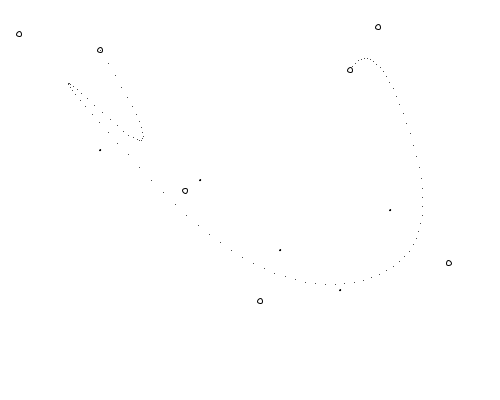
Frame 1 (no input)
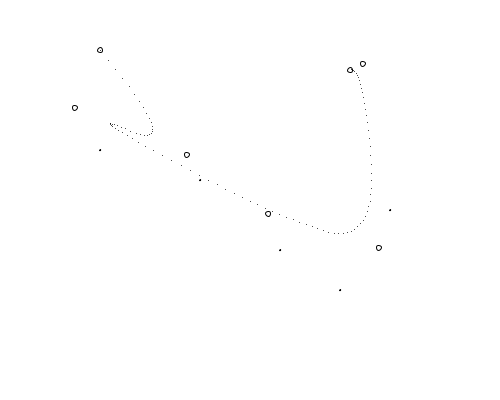
Frame 60 (the mouse pressed at the canvas centre just before this capture)
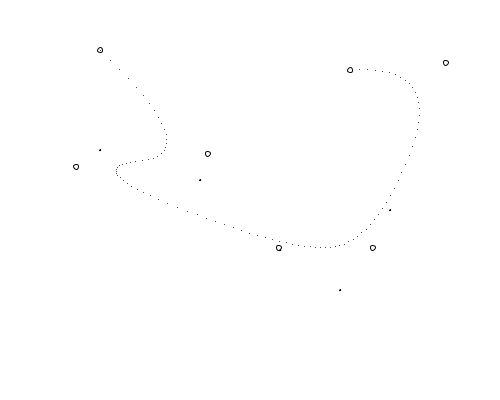
Frame 120 (the mouse held since frame 60 and released just before this capture)

The Processing sketch that drew these frames (run headless with seeded random() and noise(); from frame 60 on, the mouse is pressed at the canvas centre):

// Processing sketch: processing_121712
// ── processing_121712.pde

int noofparticles=5;
float omega=1.5;

PVector[] Data;
Bspline_class newbspline;

Position gbest;
float c1=1;
float c2=1.5;
int iter=1;
Particlenew[] particles;

int n=6;
int k=3;
int m=7;

void setup()
{
  size(500,400);
  smooth();
  frameRate(300);
  particles= new Particlenew[noofparticles];
 


    Data = new PVector[m];
//    float r=100;
//    for(int i =0;  i<=360 ;i++)
//    Data[i] = new PVector( 200+r*cos(i*PI/180),200+ r*sin(i*PI/180));
  Data[0]=new PVector(100,50);
  Data[1]=new PVector(100,150);
  Data[2]=new PVector(200,180);
  Data[3]=new PVector(280,250);
  Data[4]=new PVector(340,290);
  Data[5]=new PVector(390,210);
  Data[6]=new PVector(350,70);
  gbest =new Position(n,k,Data[0],Data[Data.length-1]);
   
  newbspline=new Bspline_class(n,k);  
  for(int i=0;i<noofparticles;i++)
    {
      particles[i]=new Particlenew(n,k,Data[0],Data[Data.length-1]);
    }
  for(int i=0;i<noofparticles;i++)
  {
    if(error(particles[i].pbest) <error(gbest))
    gbest.clone(particles[i].pbest);
  }
 
//   for(int i=0;i<noofparticles;i++)
//    {
//      for(int j=1;j<=(particles[i].position.cps.length-1)/2;j++)
//     {
//       particles[i].position.cps[j]=Data[j].get();
//       particles[i].position.cps[particles[i].position.cps.length-1-j]=Data[Data.length-1-j].get();
//     }
//     
//    }
 
  
}

void draw()
{  
  background(255);
   
  
   if( iter<=20000)
  {
    newbspline.definewith_cp(gbest.cps);
    newbspline.change_knots(gbest.knots);
    drawparticles();
    
    for(int i=0;i<noofparticles;i++)
    {
      particles[i].velocity.update_velocity(omega,c1,c2,gbest,particles[i].pbest,particles[i].position);
      particles[i].position.update_position(particles[i].velocity);
    }
    
     for(int i=0;i<noofparticles;i++)
    {
      if(error(particles[i].position)<error(particles[i].pbest))
      particles[i].pbest.clone(particles[i].position);
      
      if(error(particles[i].pbest)<error(gbest))
      gbest.clone(particles[i].pbest);
      
    }
    println(gbest.knots);
    println(error(gbest));
if(gbest.knots[k]<0.1)
gbest.cps[1]=gbest.cps[0];
if(gbest.knots[n]>0.99)
gbest.cps[gbest.cps.length-2]=gbest.cps[gbest.cps.length-1];
    iter++;
  }
 
}

void drawparticles()
{
  for(int i=0;i<m;i++)
  {
    ellipse(Data[i].x,Data[i].y,1,1);
  }
  for(int i=0;i<gbest.cps.length;i++)
  ellipse(gbest.cps[i].x,gbest.cps[i].y,5,5);

   for(float i=0;i<1-0.01;i=i+0.01)
  {
    PVector pnt1=newbspline.get_point(i);
    point(pnt1.x,pnt1.y);
  }


}



float error(Position pos)
{
  
  newbspline.definewith_cp(pos.cps);
  newbspline.change_knots(pos.knots);
  float Q=0; int count=0;
  for(float i=0; i<=1;i=i+(1/((float)m-1)))
  {
    PVector pt= newbspline.get_point(i);
    //Q=Q+dist(Data[count].x,Data[count].y,pt.x,pt.y);
    Q=Q+pow(Data[count].x-pt.x,2)+pow(Data[count].y-pt.y,2);
    count++;
  }
  Q=log(Q)/log(exp(1));
  Q=Q*m;
  Q=Q+(log(m)/log(exp(1)))*(k+n+1);
  //Q=Q+2*(k+n+1);
  return Q;
}






public class Bspline_class
{ 
   private int n=4;  //no of control points= n
   private int k=3;  //order of BSpline=k  NOTE: Degree p=k-1
   PVector[] cpal;     //arraylist of control points
   float[] knots;
    Bspline_class(int ncp,int ord)
   {
     n=ncp;
     k=ord;
     knots=new float[n+k+1];
     cpal= new PVector[n+1];
     // Knots definition
     for(int i=0;i<k;i++)
     {
       knots[i]=0;
       knots[n+k-i]=1;
     }
     for(int i=k;i<=n;i++)
     { 
       float N=(float) n;
       float K=(float) k;
       float I=(float) i;
       knots[i]= (1/(N-K+2)) *(I-K+1);
     }
     //
     
   } 
   
   
   public void definewith_cp(PVector [] arr)
   {
     
     for(int i=0;i<arr.length;i++)
     {
       
       cpal[i]= arr[i].get();
     }
     
   }
   
   public PVector get_point(float val)
   {
     int knotnode=0;
     for(int i=k;i<=n+1;i++)
     if(val< knots[i] && val>=knots[i-1])
     knotnode=i-1;
     if(val==1)
     knotnode=n;
     //println(knotnode);
     PVector [][] P= new PVector [n+1][k];
     //println(cpal);
     for(int i=0;i<n+1;i++)
     {
       P[i][0]=cpal[i].get();//??????????
       //println(P[i][0]+"   OK");
     }
     
     for(int j=1;j<k;j++)
     for(int i=knotnode-k+j+1;i<=knotnode;i++)
     {
       float rij=(val - knots[i])/(knots[i+k-j]-knots[i]);
       PVector temp1,temp2;
       temp1=P[i-1][j-1].get();
       temp2=P[i][j-1].get();
       temp1.mult(1-rij);
       temp2.mult(rij);
       temp1.add(temp2);
       P[i][j]=temp1.get();
       
       //println(P[i][j]+"   "+i+"  "+j); 
     }
     //cpal.clear();
     return P[knotnode][k-1];
   }
   
   void change_knots(float[] arr)
   {
     for(int i=k;i<=n;i++)
     knots[i]=arr[i];
   }
  
}
public class Particlenew
{
  Position position;
  Velocity velocity;
  Position pbest;
  
  Particlenew(int ncp, int k,PVector start,PVector end)
  {
    position=new Position(ncp,k,start,end);
    velocity= new Velocity(ncp,k);
    pbest=new Position(ncp,k,start,end);
  }
}
public class Position
{
  PVector [] cps;
  float [] knots;
  int n;
  int k;
  
  Position(int ncp, int k,PVector start, PVector end)
  {
    this.n=ncp;
    this.k=k;  
    cps= new PVector[n+1];
    knots = new float [n+k+1];
    cps[0]=start.get();
    cps[n]=end.get();
    initialize_position();
  }
  
  private void initialize_position()
  {
    for(int i=1;i<cps.length-1;i++)
    {
      cps[i]=new PVector(random(width),random(height),0);
    }
    
    for(int i=0;i<k;i++)
    {
      knots[i]=0;
      knots[n+k-i]=1;
    }
    for(int i=k;i<=n;i++)
    {
      float N=(float) n;
      float K=(float) k;
      float I=(float) i;
      knots[i]= (1/(N-K+2)) *(I-K+1);
        //knots[i]=random(0,1);
        //sort_knots();
    }
    //println(knots[k]);
   }
   
   public void update_position(Velocity velocity)
   {
      for(int i=1;i<cps.length-1;i++)
      {
         cps[i].x=cps[i].x+velocity.cpsv[i-1].x;
         cps[i].y=cps[i].y+velocity.cpsv[i-1].y;
      }
      
//      for(int i=k;i<=n;i++)
//      {
//         knots[i]=knots[i]+velocity.knotsv[i-k];
//      }
//      
//      sort_knots();
   }
   
   private void sort_knots()
   {
      for(int i=k;i<n;i++)
      for(int j=i+1;j<=n;j++)
      {
        if(knots[i]>knots[j])
        {
          float temp=knots[j];
          knots[j]=knots[i];
          knots[i]=temp;
        }
      }       
      rectify_knots();
    }
   private void rectify_knots()
   {
     for(int i=k;i<=n;i++)
     {
       if(knots[i]<0.500)
       knots[i]=0.5;
       else if(knots[i]>0.95)
       knots[i]=0.95;
     }
   }
   public void clone(Position pos)
   {
     for(int i=0;i<pos.cps.length;i++)
     this.cps[i]=pos.cps[i].get();
     for(int i=pos.k;i<=pos.n;i++)
     this.knots[i]=pos.knots[i];
   }
}
public class Velocity
{
  PVector [] cpsv;
  float [] knotsv;
  int n;
  int k;
  float maximumvel=1.6;
  Velocity(int ncp,int k)
  {
    this.n=ncp;
    this.k=k;
    cpsv=new PVector[n-1];
    knotsv=new float[n-k+1];
    initialize_velocity();
  }
  
  private void initialize_velocity()
  {
    for(int i=0;i<cpsv.length;i++)
    {
      cpsv[i]=new PVector(0,0,0);
    }
    for(int i=0;i<knotsv.length ;i++)
    {
      knotsv[i]=0;
    }
  }
  public void update_velocity(float omega,float c1,float c2,Position gbest, Position pbest, Position pos)
    {
      for(int i=0;i<cpsv.length;i++)
      {
        cpsv[i].x=omega*cpsv[i].x+c1*random(1)*(gbest.cps[i+1].x-pos.cps[i+1].x)+c2*random(1)*(pbest.cps[i+1].x-pos.cps[i+1].x);
        cpsv[i].y=omega*cpsv[i].y+c1*random(1)*(gbest.cps[i+1].y-pos.cps[i+1].y)+c2*random(1)*(pbest.cps[i+1].y-pos.cps[i+1].y);
        if(pow(cpsv[i].mag(),2)>pow(maximumvel,2))
        cpsv[i].mult((maximumvel/sqrt(pow(cpsv[i].x,2)+pow(cpsv[i].y,2))));
      }
//      for (int i=0;i<knotsv.length;i++)
//      {
//        knotsv[i]= 0.4*omega*knotsv[i]+c1*random(1)*(gbest.knots[i+k]-pos.knots[i+k])+c2*random(1)*(pbest.knots[i+k]-pos.knots[i+k]);
//        if(knotsv[i]>maximumvel)
//        knotsv[i]=knotsv[i]*(maximumvel/knotsv[i]);
//      }
    }
  }
